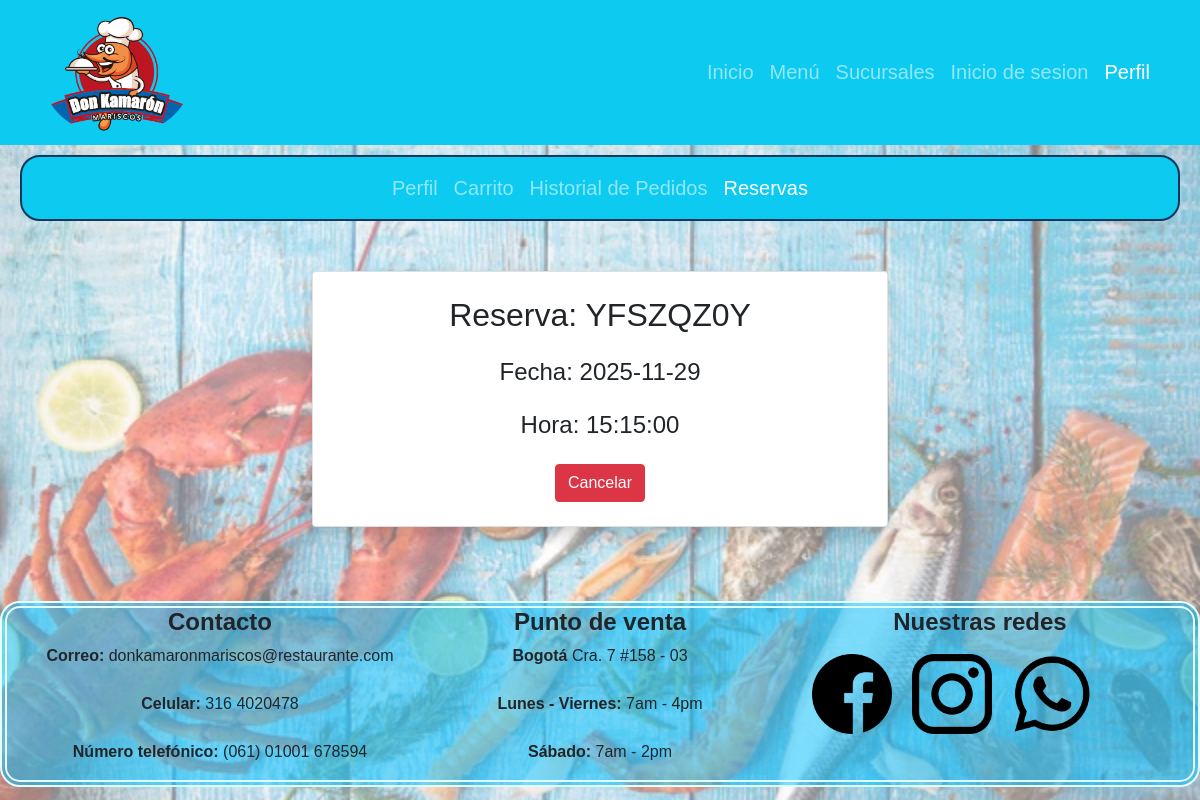
/vista/reservas_cliente.php (signed in), run on the app's committed database.
### tables this page shows
CREATE TABLE `reserva` (
  `id_reserva` int(5) NOT NULL,
  `codigo_reserva` varchar(10) DEFAULT NULL,
  `fecha` date DEFAULT NULL,
  `hora` time DEFAULT NULL,
  `Usuarioid_usuario` int(5) NOT NULL,
  `Sucursalid_sucursal` int(5) NOT NULL
);

### configuracion/conexion.php (called while the page is built, shortened)
<?php
class Database{
    private static $host = "localhost";
    private static $user_name = "root";
    private static $db_name = "don_camaron";
    private static $password = "";
    private static $charset = "utf8mb4";
    private static $pdo = null;
    public static function connect(){
        if(self::$pdo === null){
            try{
                 $dn = "mysql:host=" . self::$host . ";dbname=" . self::$db_name . ";charset=" . self::$charset;
                self::$pdo = new PDO($dn, self::$user_name, self::$password);
                self::$pdo -> setAttribute(PDO::ATTR_ERRMODE, PDO::ERRMODE_EXCEPTION);
            }
            catch(PDOException $e){
                die("Error de conexion: " .$e -> getMessage());
            }
        }
        return self::$pdo;
    }
}
?>

### controlador/reservas_controlador.php (called while the page is built, shortened)
<?php
require_once "../configuracion/conexion.php";
require_once "../modelo/reservas.php";
Class Reservas_controlador{
    private $modelo_reserva;
    public function __construct(){
        $this -> modelo_reserva = new Reservas();
    }
    public function listar_reservas_usuario($id_usuario) {
        $this->modelo_reserva->eliminar_reserva_pasadas();
        return $this->modelo_reserva->listar_reservas_usuario($id_usuario);
    }
}
?>

### modelo/reservas.php (called while the page is built, shortened)
<?php
require_once "../configuracion/conexion.php";
class Reservas{
    private $db;
    public function __construct() {
       $this -> db = Database::connect();
    }
    public function listar_reservas_usuario($id_usuario) {
        $sql = "SELECT * FROM reserva WHERE Usuarioid_usuario = :id_usuario";
        $stmt = $this->db->prepare($sql);
        $stmt->execute([':id_usuario'=>$id_usuario]);
        $resu = $stmt->fetchAll(PDO::FETCH_ASSOC);
        return $resu;
    }
    public function eliminar_reserva_pasadas() {
        $sql = "SELECT id_reserva FROM Reserva WHERE fecha < CURDATE()";
        $stmt = $this->db->prepare($sql);
        $stmt->execute();
        $reservas = $stmt->fetchAll(PDO::FETCH_ASSOC);
        if (!$reservas) return true;
        $sql_del_res = "DELETE FROM Reserva WHERE fecha < CURDATE()";
        $stmt_del_res = $this->db->prepare($sql_del_res);
        return $stmt_del_res->execute();
    }
}

### vista/reservas_cliente.php (the view, shortened to what this page needs)
<?php
    $usuario = $_SESSION['usuario'];
    $id_usuario = isset($usuario['id_usuario']) ? $usuario['id_usuario'] : 'ID no disponible';
    require_once "../controlador/reservas_controlador.php";
    $reservas_controlador = new Reservas_controlador();
    $lista_reservas = $reservas_controlador->listar_reservas_usuario($id_usuario);
?>
<!DOCTYPE html>
<html lang="en">
<head>
    <link rel="stylesheet" href="./bootstrap-5.0.2-dist/css/bootstrap.min.css">
    <link rel="stylesheet" href="./css/style.css">
</head>
<body>
    <nav class="navbar navbar-expand-lg bg-info navbar-dark">
        <div class="container">
            <a class="navbar-brand" href="#">
                <img src="./img/doncamaron.png" alt="logo" style="width: 150px;" class="rounded-pill">
            </a>
            <div class="collapse navbar-collapse" id="navbarNav">
                <ul class="navbar-nav ms-auto">
                    <li class="nav-item"><a class="nav-link" href="../index.php">Inicio</a></li>
                    <li class="nav-item"><a class="nav-link" href="./menu.php">Menú</a></li>
                    <li class="nav-item"><a class="nav-link" href="./sucursales.php">Sucursales</a></li>
                    <li class="nav-item"><a class="nav-link" href="./Inicio_sesion.php">Inicio de sesion</a></li>
                    <li class="nav-item"><a class="nav-link active" href="#">Perfil</a></li>
                </ul>
            </div>
        </div>
    </nav>
    <nav class="navbar navbar-expand-lg bg-info navbar-dark" style="margin:10px 20px; border-radius: 20px; border: solid 2px rgb(13, 56, 94);">
        <div class="container">
            <div class="collapse navbar-collapse" id="navbarNav2">
                <ul class="navbar-nav mx-auto">
                    <li class="nav-item"><a class="nav-link" href="./perfil.php">Perfil</a></li>
                    <li class="nav-item"><a class="nav-link" href="./carrito.php">Carrito</a></li>
                    <li class="nav-item"><a class="nav-link" href="./historial.php">Historial de Pedidos</a></li>
                    <li class="nav-item"><a class="nav-link active" href="#">Reservas</a></li>
                </ul>
            </div>
        </div>
    </nav>
    <div class="container contact-container">
        <?php
            foreach($lista_reservas as $r){
                echo '
                    <div class="card shadow p-4">
                        <h2 class="text-center mb-4">Reserva: '.$r['codigo_reserva'].'</h2>
                        <h4 class="text-center mb-4">Fecha: '.$r['fecha'].'</h4>
                        <h4 class="text-center mb-4">Hora: '.$r['hora'].'</h4>
                        <div class="row justify-content-center">
                            <div class="col-auto">
                                <a href="#" class="btn btn-danger" onclick="eliminarReserva('.$r['id_reserva'].')">Cancelar</a>
                            </div>
                        </div>
                    </div>
                    <br>
                ';
            }
        ?>
    </div>
    <footer class="text-center footer-style"  style="border: solid lightcyan; border-style: double; border-radius: 20px; border-width: 7px; background:rgba(0, 191, 255, 0.5);">
        <div class="container">
          <div class="row">
         <div class="col-md-4 footer-col">
         <h4><b>Contacto</b></h4>
         <p>
            <b>Correo:</b> donkamaronmariscos@restaurante.com
            <br>
            <br>
            <b>Celular:</b> 316 4020478
            <br>
            <br>
            <b>Número telefónico:</b> (061) 01001 678594
         </p>
          </div>
          <div class="col-md-4 footer-col">
              <h4><b>Punto de venta</b></h4>
              <p>
                  <b>Bogotá</b> Cra. 7 #158 - 03
                  <br>
                  <br>
                  <b>Lunes - Viernes:</b> 7am - 4pm
                  <br>
                  <br>
                  <b>Sábado:</b> 7am - 2pm
              </p>
          </div>
          <div class="col-md-4 footer-col">
              <h4><b>Nuestras redes</b></h4>
              <ul class="list-inline d-flex" style="align-items: center; padding: 10px;">
                  <li>
                      <img src="./img/feis.png" class="img-fluid" alt="feis" style="width: 80px; margin-right: 10px;">
                  </li>
                  <li>
                      <img src="./img/insta.png" class="img-fluid" alt="insta" style="width: 80px; margin-left: 10px; margin-right: 10px;">
                  </li>
                  <li>
                      <img src="./img/wasat.png" class="img-fluid" alt="yutu" style="width: 80px; margin-left: 10px;">
                  </li>
              </ul>
          </div>
      </footer>
</body>
</html>

### vista/css/style.css (style rules this page uses)
* { padding: 0; margin: 0; box-sizing: border-box; text-decoration: none; }
nav { font-size: 20px; }

### vista/reservas_cliente.php (style rules this page uses)
body { font-family: 'Gill Sans', 'Gill Sans MT', Calibri, 'Trebuchet MS', sans-serif; }
.contact-container { max-width: 600px; margin: 50px auto; }

### data on the page
reserva: codigo_reserva "YFSZQZ0Y", fecha "2025-11-29", hora "15:15:00"
